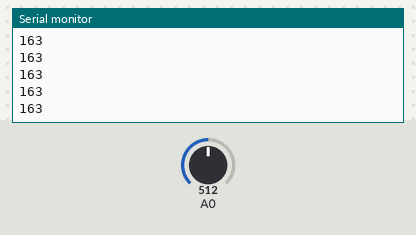
This sketch was run on a simulated ESP8266 (NodeMCU). On the bench: the last lines printed to the serial monitor. The inputs (shaded band) are chosen by the test bench; at power-on: A0 = 512. WiFi joins after 1.5 s; servers stay silent unless stated.

Above: at 3.8 s.
3.9 s: A0 set to 716
At 4.7 s:
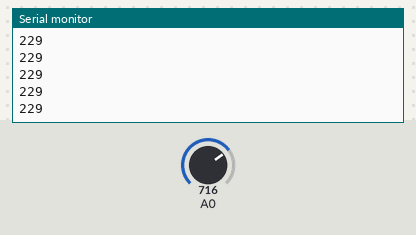
5.4 s: A0 set to 900
At 6.0 s:
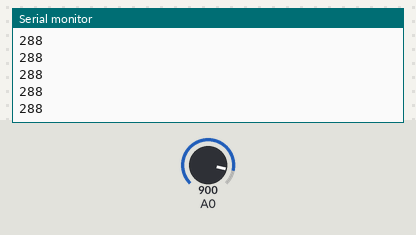
Timing chart, 0 to 8.4 s (numbered marks = the images above; inputs shaded):
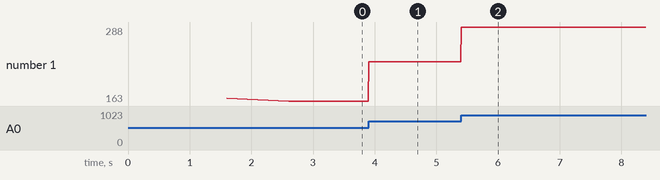

The sketch:

temperatureEmail.ino
```cpp
#include <ESP8266WiFi.h>
#include <Arduino.h>
#include <string>
#include <ESP_Mail_Client.h>

// replace wifi name and password with your WiFi credentials inside the quotation marks.
// Set password to "" for open networks.
char ssid[] = "WiFi name";
char pass[] = "WiFi password";
#define WIFI_SSID "WiFi name"
#define WIFI_PASSWORD "WiFi password"

//replace with your email
#define AUTHOR_EMAIL "your email"
//replace with the 16 character google generated app password from step 1
#define AUTHOR_PASSWORD "16 character google generated app password"

//replace with who you want to recieve this email, for testing this should probably be yourself
#define RECIPIENT_EMAIL "recipient email"

// Nothing past here has to be changed except line 81 and 134
int sensorVal;
int temperature;
int nTemp;
int asapEmail = 1;
String temp;

#define SMTP_HOST "smtp.gmail.com"
#define SMTP_PORT 465


SMTPSession smtp;

void smtpCallback(SMTP_Status status);

void setup(){
  Serial.begin(9600);
  Serial.println();
  Serial.print("Connecting to AP");
  WiFi.begin(WIFI_SSID, WIFI_PASSWORD);
  while (WiFi.status() != WL_CONNECTED){
    Serial.print(".");
    delay(200);

  }
  pinMode(A0, INPUT);

  sensorVal = analogRead(A0);
  temperature = sensorVal*0.32;
  Serial.println(temperature+5);
  nTemp = temperature+5;
  //converting temperature data from integer to string
  auto temp = std::to_string(nTemp);

  Serial.println("");
  Serial.println("WiFi connected.");

  smtp.debug(1);

  /* Set the callback function to get the sending results */
  smtp.callback(smtpCallback);

  /* Declare the session config data */
  ESP_Mail_Session session;

  /* Set the session config */
  session.server.host_name = SMTP_HOST;
  session.server.port = SMTP_PORT;
  session.login.email = AUTHOR_EMAIL;
  session.login.password = AUTHOR_PASSWORD;
  session.login.user_domain = "";

  /* Declare the message class */
  SMTP_Message message;

  /* Set the message headers */
  message.sender.name = "ESP";
  message.sender.email = AUTHOR_EMAIL;
  message.subject = "Temperature Data";
  //replace with the recipient's name and email, if you want to add more recipient copy and paste the line
  message.addRecipient("recipient's name", "recipient's email");

  //Send raw text message
String textMsg = "The temperature is: ";
message.text.content = textMsg.c_str()+temp;
message.text.charSet = "us-ascii";
message.text.transfer_encoding = Content_Transfer_Encoding::enc_7bit;

  message.priority = esp_mail_smtp_priority::esp_mail_smtp_priority_low;
  message.response.notify = esp_mail_smtp_notify_success | esp_mail_smtp_notify_failure | esp_mail_smtp_notify_delay;

  /* Connect to server with the session config */
  if (!smtp.connect(&session))
    return;

  /* Start sending Email and close the session */
  if (!MailClient.sendMail(&smtp, &message))
    Serial.println("Error sending Email, " + smtp.errorReason());
}

void loop(){
  // Reading sensor from hardware analog pin A0
  sensorVal = analogRead(A0);
  temperature = sensorVal*0.32;
  Serial.println(temperature);

  //asapEmail is low so we can test that it works, but you may increase it to whatever temperature you want for an emergency email
  if(temperature > 80 && asapEmail == 1){
  auto temp = std::to_string(temperature);

  smtp.debug(1);

  /* Set the callback function to get the sending results */
  smtp.callback(smtpCallback);

  /* Declare the session config data */
  ESP_Mail_Session session;

  /* Set the session config */
  session.server.host_name = SMTP_HOST;
  session.server.port = SMTP_PORT;
  session.login.email = AUTHOR_EMAIL;
  session.login.password = AUTHOR_PASSWORD;
  session.login.user_domain = "";

  /* Declare the message class */
  SMTP_Message message;

  /* Set the message headers */
  message.sender.name = "ESP";
  message.sender.email = AUTHOR_EMAIL;
  message.subject = "EMERGENCY EMAIL";
  //replace with the recipient's name and email, if you want to add more recipient copy and paste the line
  message.addRecipient("recipient's name", "recipient's email");

  //Send raw text message
String textMsg = "The temperature is too high! Evacuate Now! Temperature is: ";
message.text.content = textMsg.c_str()+temp;
message.text.charSet = "us-ascii";
message.text.transfer_encoding = Content_Transfer_Encoding::enc_7bit;

  message.priority = esp_mail_smtp_priority::esp_mail_smtp_priority_low;
  message.response.notify = esp_mail_smtp_notify_success | esp_mail_smtp_notify_failure | esp_mail_smtp_notify_delay;

  /* Set the custom message header */
  //message.addHeader("Message-ID: <abcde.fghij@gmail.com>");

  /* Connect to server with the session config */
  if (!smtp.connect(&session))
    return;

  /* Start sending Email and close the session */
  if (!MailClient.sendMail(&smtp, &message))
    Serial.println("Error sending Email, " + smtp.errorReason());

  asapEmail = 0;

}

if(temperature<79){
  asapEmail = 1;
}
}

/* Callback function to get the Email sending status */
void smtpCallback(SMTP_Status status){
  /* Print the current status */
  Serial.println(status.info());

  /* Print the sending result */
  if (status.success()){
    Serial.println("----------------");
    ESP_MAIL_PRINTF("Message sent success: %d\n", status.completedCount());
    ESP_MAIL_PRINTF("Message sent failled: %d\n", status.failedCount());
    Serial.println("----------------\n");
    struct tm dt;

    for (size_t i = 0; i < smtp.sendingResult.size(); i++){
      /* Get the result item */
      SMTP_Result result = smtp.sendingResult.getItem(i);
      time_t ts = (time_t)result.timestamp;
      localtime_r(&ts, &dt);

      ESP_MAIL_PRINTF("Message No: %d\n", i + 1);
      ESP_MAIL_PRINTF("Status: %s\n", result.completed ? "success" : "failed");
      ESP_MAIL_PRINTF("Date/Time: %d/%d/%d %d:%d:%d\n", dt.tm_year + 1900, dt.tm_mon + 1, dt.tm_mday, dt.tm_hour, dt.tm_min, dt.tm_sec);
      ESP_MAIL_PRINTF("Recipient: %s\n", result.recipients.c_str());
      ESP_MAIL_PRINTF("Subject: %s\n", result.subject.c_str());
    }
    Serial.println("----------------\n");
  }
}
```

Measured:
- after the input at 3.9 s, the serial monitor: prints a new line at once (image 1)
- after the input at 5.4 s, the serial monitor: prints a new line at once (image 2)
- plotted number 1: 163 → 229 after the input at 3.9 s, 229 → 288 after the input at 5.4 s
